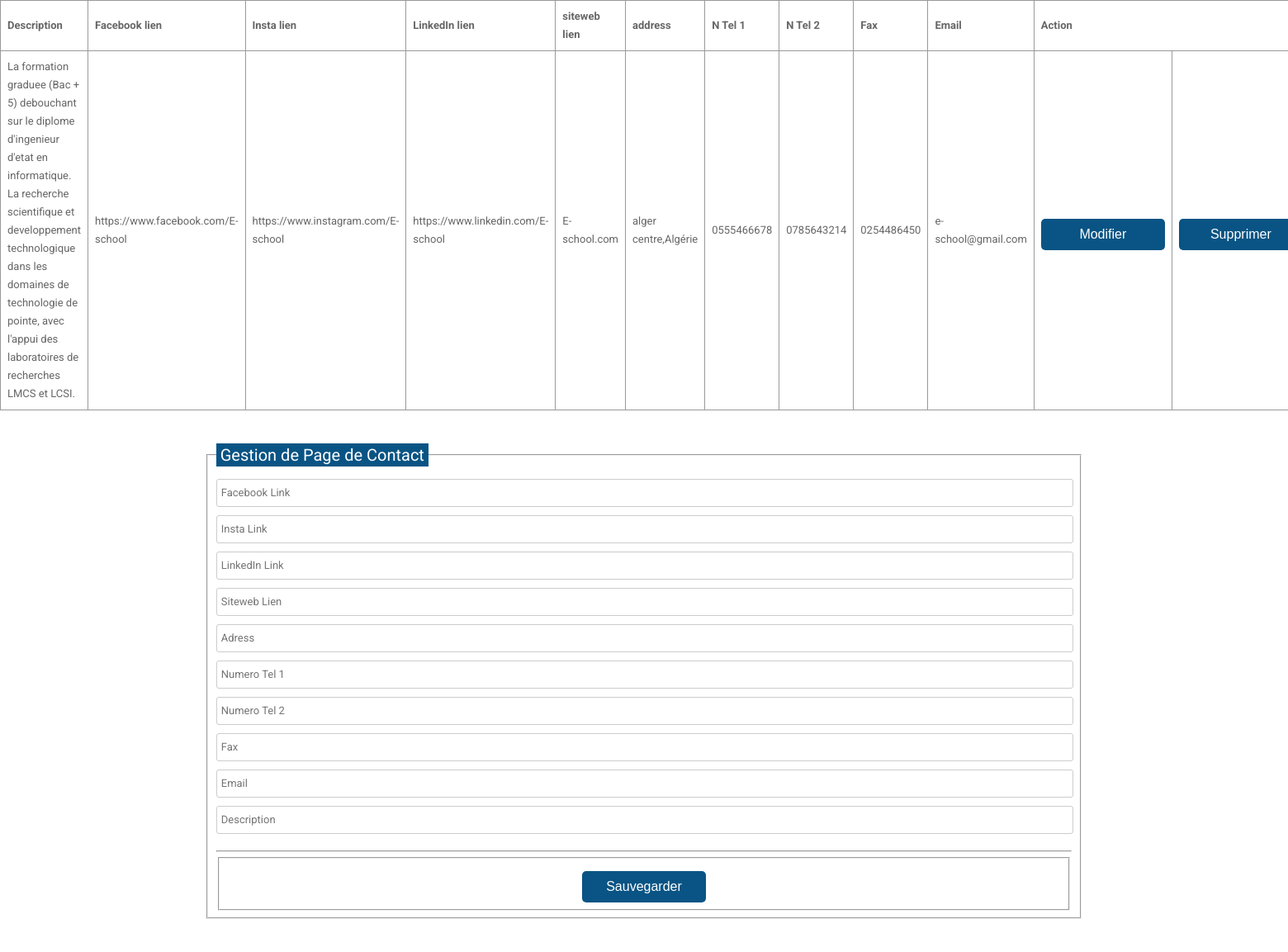
/pages/ContactVue.php, run on the app's committed database.
### tables this page shows
CREATE TABLE IF NOT EXISTS `pagecontact` (
  `id` int(11) NOT NULL AUTO_INCREMENT,
  `facebook` varchar(100) NOT NULL,
  `insta` varchar(100) NOT NULL,
  `linkedin` varchar(100) NOT NULL,
  `website` varchar(100) NOT NULL,
  `address` varchar(255) NOT NULL,
  `numTel1` varchar(25) NOT NULL,
  `numTel2` varchar(25) NOT NULL,
  `fax` varchar(25) NOT NULL,
  `email` varchar(50) NOT NULL,
  `descpt` text NOT NULL,
  PRIMARY KEY (`id`) USING BTREE
);

### Model/dbConfig.php (called while the page is built, shortened)
<?php
$db='e-school';
 $host='127.0.0.1';

### Model/contact.php (called while the page is built, shortened)
<?php
require_once (__DIR__."/model.php");
class contact{
    public static function getInfoPage(){
        $requete="SELECT * FROM pagecontact";
        return model::getField($requete);
    }
}
?>

### Model/model.php (called while the page is built, shortened)
<?php
class model{
    private static $conn;
    private static $isConnected = false;
    public static function connexion(){
        require_once __DIR__.'/dbConfig.php' ;
        if(!model::$isConnected){
        try{
            self::$conn = new PDO('mysql:host=localhost;dbname=e-school','root','');
            self::$isConnected = true;
        }
        catch(PDOException $e) {
            echo "Error: " . $e->getMessage();
            exit();
          }
        }
    }
    public static function getField($requeste){
        $stmt=self::$conn->prepare($requeste);
        $stmt -> execute();
        $field = $stmt -> fetch(PDO::FETCH_ASSOC);
        return $field;
    }
}
?>

### Controler/pageContactCtrl.php (called while the page is built, shortened)
<?php
require_once "../Model/contact.php";
class pageContactCtrl{
    public function getInfoPage(){
        return contact::getInfoPage();
    }
}
?>

### Vue/contactElements.php (the view, shortened to what this page needs)
<?php
require_once "../Controler/pageContactCtrl.php";
class contactElements{
    private $controller;
    private $fac='';
    private $inst='';
    private $link='';
    private $site='';
    private $num1='';
    private $num2='';
    private $adres='';
    private $fax='';
    private $email='';
    private $descpt='';
    public function __construct(){
        $this->controller = new pageContactCtrl();
    }
    public function getForm(){
        echo '  <div class="testbox"><form method="post">
        <fieldset>
          <legend>Gestion de Page de Contact </legend>
          <div class="item">
          <div>
          <input type="text" name="facebook" value="'.$this->fac.'" placeholder="Facebook Link" required/>
          </div>
          <div>
          <input type="text" name="insta" value="'.$this->inst.'" placeholder="Insta Link" required/>
          </div>
          <div>
          <input type="text" name="linkedin" value="'.$this->link.'"placeholder="LinkedIn Link" required/>
          </div>
          <div>
          <input type="text" name="website" value="'.$this->site.'" placeholder="Siteweb Lien" required/>
          </div>
          <div>
          <input type="text" name="adr" value="'.$this->adres.'" placeholder="Adress" required/>
          </div>
          <div>
          <input type="text" name="num1" value="'.$this->num1.'"placeholder="Numero Tel 1" required/>
          </div>
          <div>
          <input type="text" name="num2" value="'.$this->num2.'"placeholder="Numero Tel 2" required/>
          </div>
          <div>
          <input type="text" name="fax" value="'.$this->fax.'"placeholder="Fax" required/>
          </div>
          <div>
          <input type="text" name="email" value="'.$this->email.'"placeholder="Email" required/>
          </div>
          <div>
          <input type="text" name="descpt" value="'.$this->descpt.'"placeholder="Description" required/>
          </div>
          </div>
          <hr/>
            <fieldset>
            <div class="btn-block">
            <button type="submit" name="Ajouter">Sauvegarder</button>
            </div>
            </fieldset>
          </fieldset>
          </form></div>';
    }
     public function getTable(){
        $result=   $this->controller-> getInfoPage();
        echo '
        <table>
        <thead>
        <th>Description</th>
        <th>Facebook lien</th>
        <th>Insta lien</th>
        <th>LinkedIn lien</th>
        <th>siteweb lien</th>
        <th>address</th>
        <th>N Tel 1</th>
        <th>N Tel 2</th>
        <th>Fax</th>
        <th>Email</th>
        <th colspan="2">Action </th>
        ';
        if(count($result)>0){
               echo '<tr>
               <td>'.$result['descpt'].'</td>
               <td>'.$result['facebook'].'</td>
               <td>'.$result['insta'].'</td>
               <td>'.$result['linkedin'].'</td>
               <td>'.$result['website'].'</td>
               <td>'.$result['address'].'</td>
               <td>'.$result['numTel1'].'</td>
               <td>'.$result['numTel2'].'</td>
               <td>'.$result['fax'].'</td>
               <td>'.$result['email'].'</td>
               <td> <a href="ContactVue.php?edit='.$result['id'].'"
               ><button class="btn-block">Modifier</button></a>
             </td>
             <td> <a href="ContactVue.php?delete='.$result['id'].'"
               ><button class="btn-block">Supprimer</button></a>
             </td>
               </tr></thead></table>';
        }else{
         echo ' </thead></table>';
        };
     }
}
?>

### public/CSS/gestionusersstyle.css (style rules this page uses)
html, body { min-height: 90%; }
body, div, form, input, label ,select { padding: 0; margin: 0; outline: none; font-family: Roboto, Arial, sans-serif; font-size: 13px; color: #666; line-height: 22px; }
legend { color: #fff; background-color: #095484; padding: 3px 5px; font-size: 20px; }
.testbox { display: flex; justify-content: center; align-items: center; height: inherit; padding: 20px; }
form { width: 70%; padding: 20px; border-radius: 6px; background: #fff; }
input { margin-bottom: 10px; border: 1px solid #ccc; border-radius: 3px; }
input { width: calc(100% - 10px); padding: 5px; }
.item { position: relative; margin: 10px 0; }
.btn-block { margin-top: 10px; text-align: center; }
button { width: 150px; padding: 10px; border: none; border-radius: 5px; background: #095484; font-size: 16px; color: #fff; cursor: pointer; }
table { border-collapse: collapse; display: flex; width: 500px; }
td, th { border: 1px solid #999; padding: 0.5rem; text-align: left; }

### data on the page
pagecontact: descpt "La formation graduee (Bac + 5) debouchant sur le diplome d'ingenieur d'etat en informatique. La recherche scientifique et developpement technologique dans les domaines de technologie de pointe, avec l'appui des laboratoires de recherches LMCS et LCSI.", facebook "https://www.facebook.com/E-school", insta "https://www.instagram.com/E-school", linkedin "https://www.linkedin.com/E-school", website "E-school.com", address "alger centre,Algérie", numTel1 "0555466678", numTel2 "0785643214", fax "0254486450", email "e-school@gmail.com"
